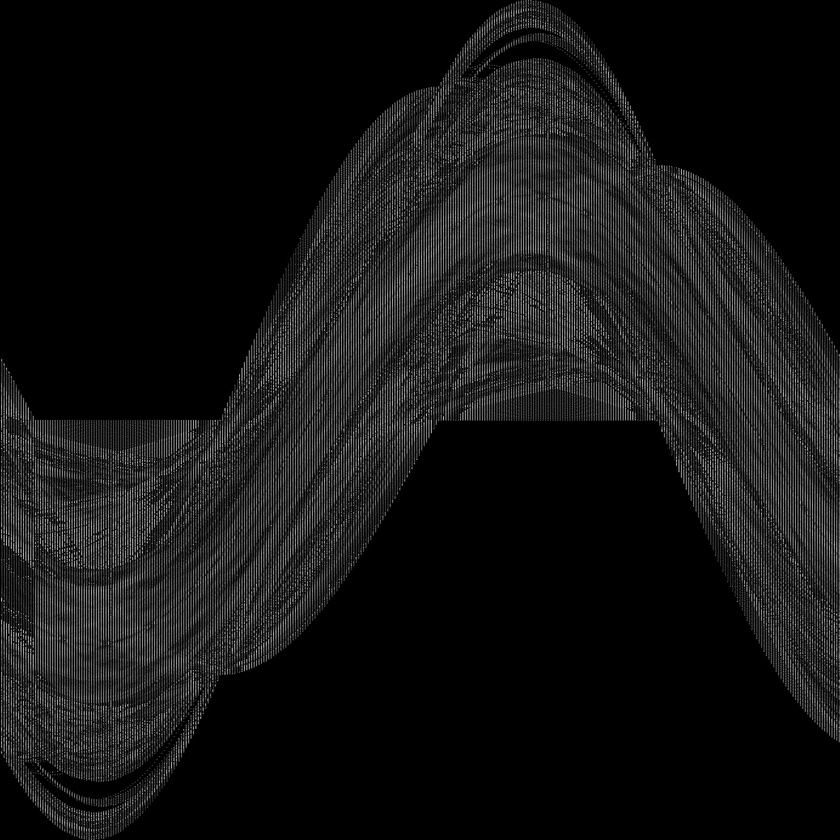
//> input picture Lines/Hough Space LINES.jpg, 840 x 840 px, shrunk from 1384 x 1384 before the run
$ ./houghLines 'Hough Space LINES.jpg'   (built with g++ and OpenCV 4)
//> lines starting //> are read from the running program, lines starting //| are printed output that depends on the picture
#include <stdio.h>
#include "opencv2/imgproc/imgproc_c.h"
#include <opencv2/opencv.hpp>
#include <opencv2/highgui/highgui.hpp>
#include <opencv2/core/core.hpp>
#include <iostream>
#include <math.h>       /* round, floor, ceil, trunc */


using namespace cv;
using namespace std;


int ***malloc3dArray(int dim1, int dim2, int dim3);

Mat threshold(Mat grad);
Mat gradient(Mat image);
Mat direction (Mat image);
Mat convolution (Mat base_img, Mat kernel);

Mat houghLines(Mat grad, Mat dir, Mat img);


//*************************************************************************************************************************************************************

int main(int argc, const char** argv){

  // read img
  //Mat img = imread("dart14.jpg", 1);

  Mat img = imread(argv[1], 1);
//> img is the input picture: 840 rows x 840 cols, CV_8UC3; min 0, max 194, mean 20.6
  Mat img2=img.clone();

  Mat gray;
  cvtColor( img, gray, CV_BGR2GRAY );
  //GaussianBlur(gray, gray, Size(9 ,9 ),0 ,0 );

  Mat grad = gradient(gray);      //pixel range 0-255
  Mat angle = direction(gray);    //in radians
  Mat thresh = threshold(grad);   //pixel either 0 or 255

  Mat hline = houghLines(thresh, angle, img2);

  //hline.convertTo(hline,CV_8UC1);
  //imshow("hough line", hline);
  //imwrite("Hough line.jpg", hline);
  waitKey(0);
  return 0;
}

//*************************************************************************************************************************************************************


//*************************************************************************************************************************************************************

Mat houghLines(Mat grad, Mat dir, Mat img)
{

  int voteTh = 2;


  Mat img_h = img.clone();


  int diagonal = sqrt((grad.rows*grad.rows)+(grad.cols*grad.cols));

  Mat houghSpace (diagonal*2,diagonal*2, CV_8UC1, Scalar(0)) ;

  cout<< endl << "begin lines" << endl;
  float angle;
  int P;
  int degrees = 0;
  //VOTING
  for(int y = 0 ; y < grad.rows ; y++)
  {
    for(int x = 0 ; x < grad.cols ; x++)
    {

      if(grad.at<float>(y,x) == 255)
      {

        angle = dir.at<float>(y,x);
        for(int t= 0 ; t< 360 ; t++)
        {
          float radians = t*  (M_PI/180);
          P =  ( x*cos(radians) + y*sin(radians) ) + (diagonal);
          houghSpace.at<float> (P,t) ++;
        }

      }
    }
  }


  imshow("Hough Space LINES ", houghSpace);
  imwrite("Hough Space LINES.jpg", houghSpace);
  cout<< endl << "theta values" << endl;

  // [49 lines of commented-out code are left out]
  return img_h;


}

//*************************************************************************************************************************************************************
Mat threshold(Mat grad)
{
  float pix;
  float pixTh = 70;
  Mat thresh = grad.clone();
  for (int y = 0; y < grad.rows; y++){
    for (int x = 0; x < grad.cols; x++){
      pix = grad.at<float>(y,x);
      thresh.at<float>(y,x) = (pix > pixTh)? 255 : 0;
    }
  }
  //imshow("Gradient Magnitude after thresholding", thresh);
  imwrite("Threshold.jpg", thresh);
  return thresh;

}

Mat gradient(Mat image)
{
  // set up tranform kernel

  Mat xKernel = (Mat_<float>(3,3) << -1,0,1,-2,0,2,-1,0,1);
  Mat yKernel = (Mat_<float>(3,3) << -1,-2,-1,0,0,0,1,2,1);
  Mat ys = convolution(image, yKernel);
//> after the loop in convolution, `for (int y = 0; y < base_img.rows; y++)`:
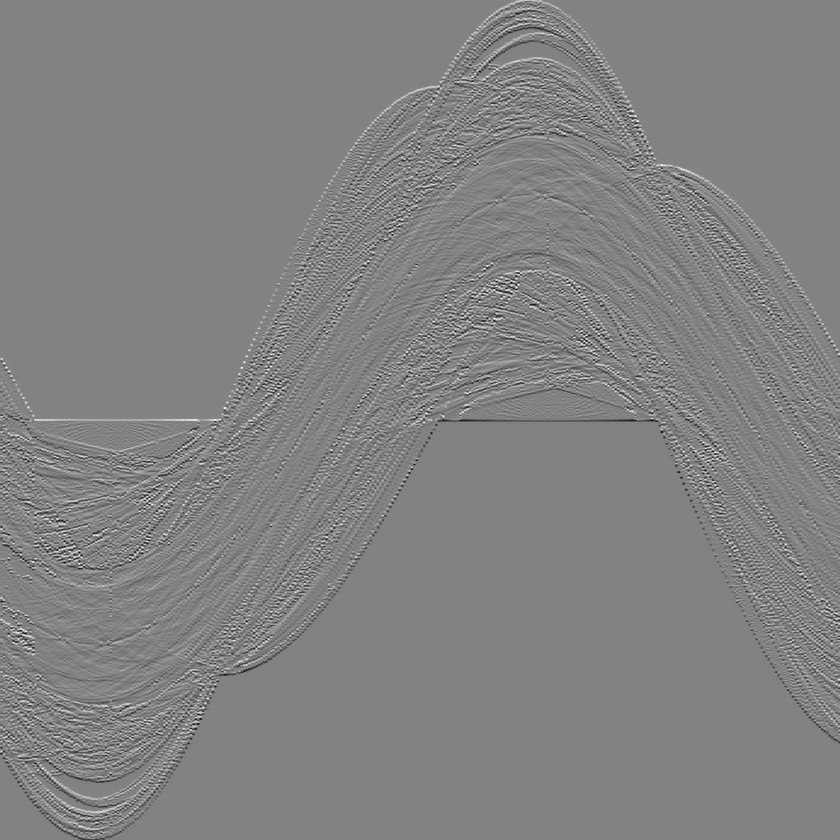
//> new_img: 840 rows x 840 cols, CV_32FC1; min -368, max 352, mean 0; drawn with min black and max white
  Mat xs = convolution(image, xKernel);
//> after the loop in convolution (call 2), `for (int y = 0; y < base_img.rows; y++)`:
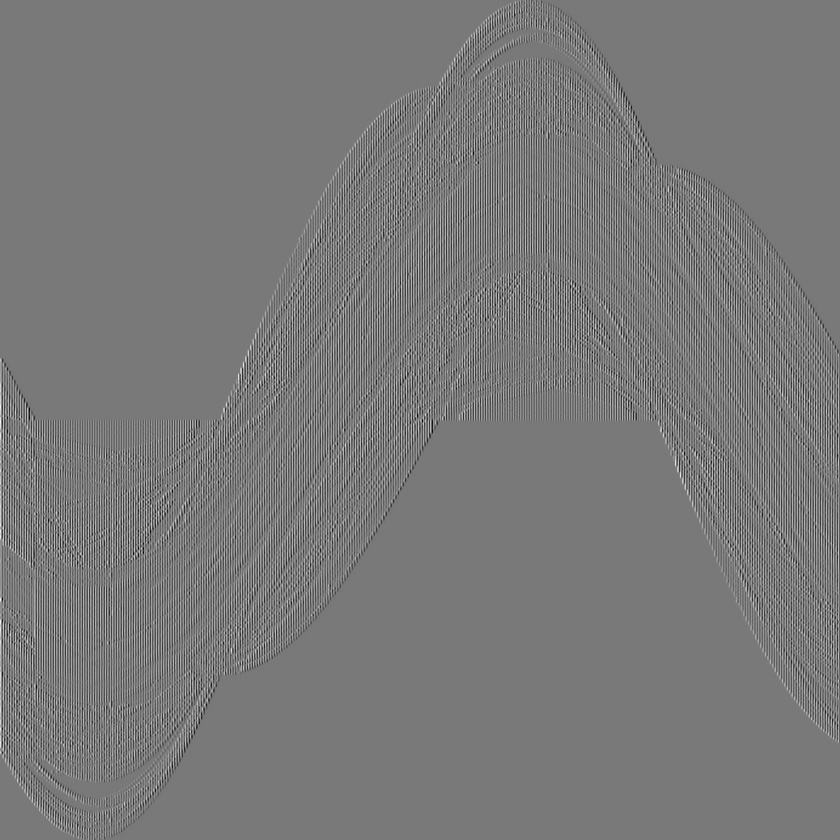
//> new_img: 840 rows x 840 cols, CV_32FC1; min -611, max 676, mean 0.2; drawn with min black and max white
  Mat grad = xs.clone();
  //looping through to get gradient Magnitude
  float dx,dy;
  for (int y = 0; y < xs.rows; y++){
    for (int x = 0; x < xs.cols; x++){
      dx = xs.at<float>(y,x);
      dy = ys.at<float>(y,x);

      grad.at<float>(y,x) = sqrt((dx*dx)+(dy*dy));
      //cout << "  " << grad.at<float>(y,x) ;
    }//cout<<endl<< "new line"<<endl;
  }
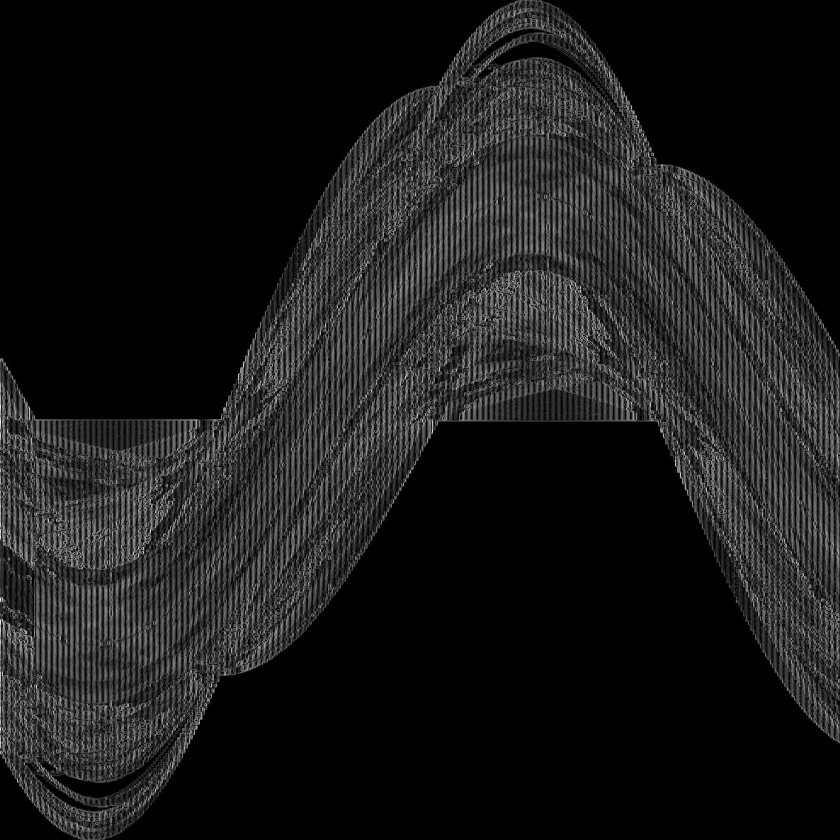
//> grad: 840 rows x 840 cols, CV_32FC1; min 0, max 676, mean 69.4; drawn with min black and max white
//> after the loop, dx = 0; dy = 0
  normalize(grad, grad, 0, 255, NORM_MINMAX);
  //imwrite("Gradient Magnitude.jpg", grad);
  return grad;
}

Mat direction (Mat image)
{
  // set up tranform kernel
  Mat xKernel = (Mat_<float>(3,3) << -1,0,1,-2,0,2,-1,0,1);
  Mat yKernel = (Mat_<float>(3,3) << -1,-2,-1,0,0,0,1,2,1);
  Mat ys = convolution(image, yKernel);
  Mat xs = convolution(image, xKernel);

  Mat theta = xs.clone();
  float dx,dy, ang;

  for (int y = 0; y < xs.rows; y++){
    for (int x = 0; x < xs.cols; x++){
      dx = xs.at<float>(y,x);
      dy = ys.at<float>(y,x);
      theta.at<float>(y,x) = atan2(dy,dx);// in radians
      //cout << "  " << theta.at<float>(y,x) ;
    }//cout<<endl<< "new line"<<endl;
  }
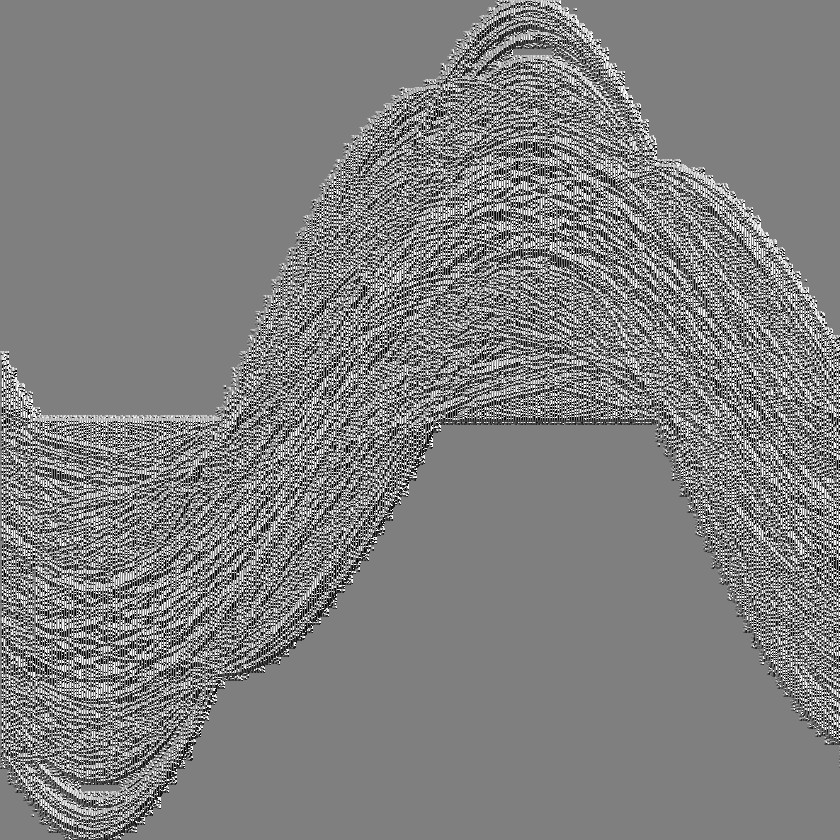
//> theta: 840 rows x 840 cols, CV_32FC1; min -3.14, max 3.14, mean 0.0111; drawn with min black and max white
//> after the loop, dx = 0; dy = 0
//> after the loop in threshold, `for (int y = 0; y < grad.rows; y++)`:
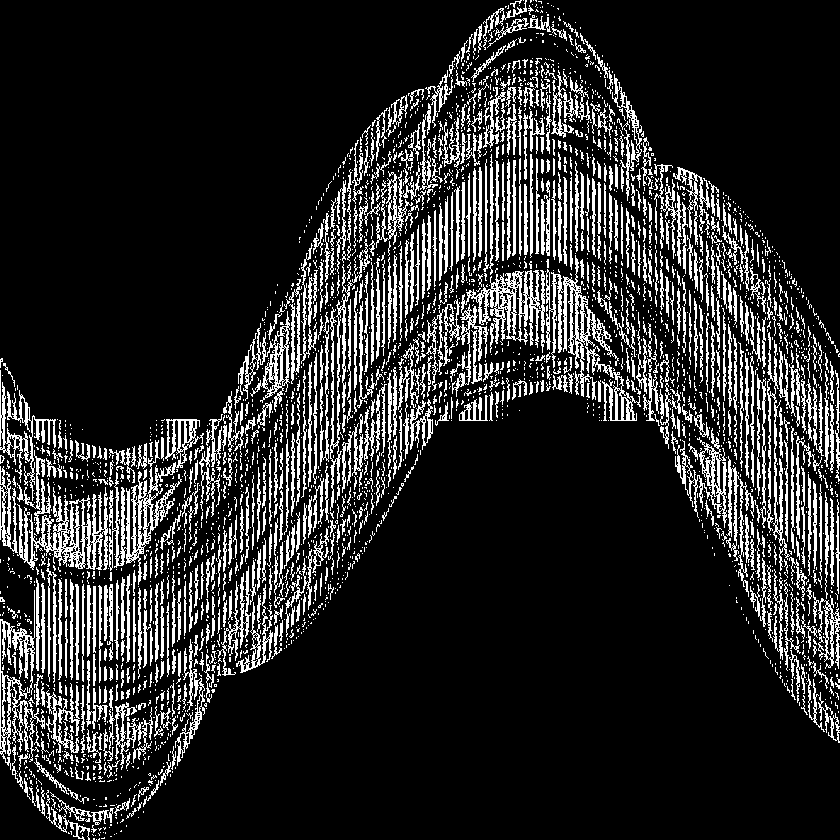
//> thresh: 840 rows x 840 cols, CV_32FC1; 15.6% white in thin lines or dots
//> the loop in houghLines, `for(int y = 0 ; y < grad.rows ; y++)` made 840 passes
//> (angle, P) on passes 1 to 3: (2.3, 1722), (2.53, 1727), (3.12, 1727)
//> after the loop in houghLines, `for(int y = 0 ; y < grad.rows ; y++)`:
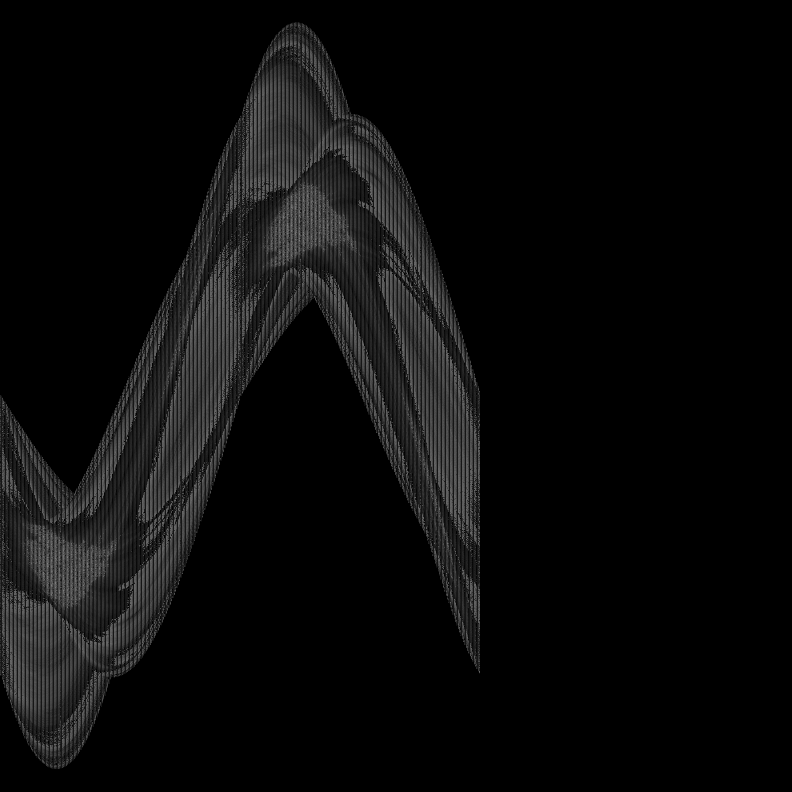
//> houghSpace: 2374 rows x 2374 cols, CV_8UC1 (shown at 1/3 size); min 0, max 255, mean 10.8
//> after the loop in houghLines, `for(int y = 0 ; y < grad.rows ; y++)`: angle = -2.29; P = 1271
  //imwrite("AngleRadians.jpg", theta);
  return theta;

}

Mat convolution(Mat base_img, Mat kernel){

  Mat new_img = base_img.clone(); //create output image
  new_img.convertTo(new_img, CV_32FC1); //convert to float so we can get larger numbers

  //Loop through the image
  for (int y = 0; y < base_img.rows; y++){
    for (int x = 0; x < base_img.cols; x++){
      float sum = 0;//reset sum at the start of a new pixel
      //Loop through the kernel
      for (int i = -1; i <= 1; i++){
        for (int j = -1; j <= 1; j++){
          //check if you go out of image range
          if (!(y+i < 0 || y+i > base_img.rows || x+j < 0 || x+j > base_img.cols)){
            sum += (base_img.at<uchar>(y+i,x+j) * kernel.at<float>(i+1,j+1));
          }
        }
      }//set the sum to the new image
      new_img.at<float>(y,x) = sum;
    }
  }
  return new_img;
}

int ***malloc3dArray(int dim1, int dim2, int dim3)
{
    int i, j, k;
    int ***array = (int ***) malloc(dim1 * sizeof(int **));

    for (i = 0; i < dim1; i++) {
        array[i] = (int **) malloc(dim2 * sizeof(int *));
      	for (j = 0; j < dim2; j++) {
        	    array[i][j] = (int *) malloc(dim3 * sizeof(int));
      	}

    }
    return array;
}
